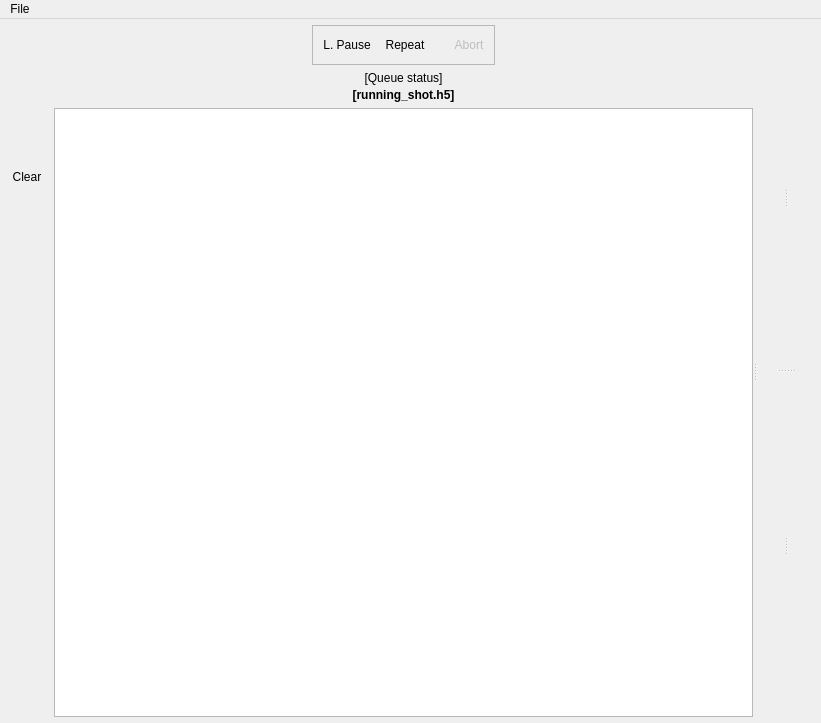
<?xml version="1.0" encoding="UTF-8"?>
<ui version="4.0">
 <class>BLACS</class>
 <widget class="QMainWindow" name="BLACS">
  <property name="geometry">
   <rect>
    <x>0</x>
    <y>0</y>
    <width>821</width>
    <height>723</height>
   </rect>
  </property>
  <property name="windowTitle">
   <string>blacs - the labscript suite</string>
  </property>
  <property name="windowIcon">
   <iconset resource="../../../../usr/local/lib/python2.7/dist-packages/qtutils/icons/icons.qrc">
    <normaloff>:/qtutils/custom/blacs.png</normaloff>:/qtutils/custom/blacs.png</iconset>
  </property>
  <widget class="QWidget" name="centralwidget">
   <property name="styleSheet">
    <string notr="true">QPushButton {
     border: none;
     padding: 4px;
 }

QPushButton:hover {
     background-color: qlineargradient(x1: 0, y1: 0, x2: 0, y2: 1,
                                       stop: 0 #f6f7fa, stop: 1 #dadbde);
     border: 1px solid #8f8f91;
     border-radius: 3px;
 }

 QPushButton:pressed {
     background-color: qlineargradient(x1: 0, y1: 0, x2: 0, y2: 1,
                                       stop: 0 #dadbde, stop: 1 #f6f7fa);
     border: 1px solid #8f8f91;
     border-radius: 3px;
 }

QPushButton:checked {
     background-color: #dadbde;
     border: 1px solid #8f8f91;
     border-radius: 3px;
 }

QPushButton:hover:checked {
     background-color: qlineargradient(x1: 0, y1: 0, x2: 0, y2: 1,
                                       stop: 0 #dadbde, stop: 1 #f6f7fa);
     border: 1px solid #8f8f91;
     border-radius: 3px;
 }

QToolButton {
     border: none;
     padding: 2px;
 }

QToolButton:hover {
     background-color: qlineargradient(x1: 0, y1: 0, x2: 0, y2: 1,
                                       stop: 0 #f6f7fa, stop: 1 #dadbde);
     border: 1px solid #8f8f91;
     border-radius: 3px;
 }

 QToolButton:pressed {
     background-color: qlineargradient(x1: 0, y1: 0, x2: 0, y2: 1,
                                       stop: 0 #dadbde, stop: 1 #f6f7fa);
     border: 1px solid #8f8f91;
     border-radius: 3px;
 }

QToolButton:checked {
     background-color: #dadbde;
     border: 1px solid #8f8f91;
     border-radius: 3px;
 }

QToolButton:hover:checked {
     background-color: qlineargradient(x1: 0, y1: 0, x2: 0, y2: 1,
                                       stop: 0 #dadbde, stop: 1 #f6f7fa);
     border: 1px solid #8f8f91;
     border-radius: 3px;
 }
</string>
   </property>
   <layout class="QVBoxLayout" name="verticalLayout_13">
    <property name="spacing">
     <number>0</number>
    </property>
    <property name="margin">
     <number>6</number>
    </property>
    <item>
     <layout class="QVBoxLayout" name="notifications">
      <property name="sizeConstraint">
       <enum>QLayout::SetMinimumSize</enum>
      </property>
      <item>
       <layout class="QHBoxLayout" name="notifications_minimized">
        <property name="spacing">
         <number>3</number>
        </property>
        <property name="sizeConstraint">
         <enum>QLayout::SetMinimumSize</enum>
        </property>
        <item>
         <spacer name="horizontalSpacer_6">
          <property name="orientation">
           <enum>Qt::Horizontal</enum>
          </property>
          <property name="sizeType">
           <enum>QSizePolicy::Expanding</enum>
          </property>
          <property name="sizeHint" stdset="0">
           <size>
            <width>40</width>
            <height>0</height>
           </size>
          </property>
         </spacer>
        </item>
       </layout>
      </item>
     </layout>
    </item>
    <item>
     <layout class="QVBoxLayout" name="verticalLayout_12">
      <item>
       <widget class="QSplitter" name="main_splitter">
        <property name="sizePolicy">
         <sizepolicy hsizetype="Expanding" vsizetype="Expanding">
          <horstretch>0</horstretch>
          <verstretch>0</verstretch>
         </sizepolicy>
        </property>
        <property name="orientation">
         <enum>Qt::Horizontal</enum>
        </property>
        <widget class="QWidget" name="verticalLayoutWidget_2">
         <layout class="QVBoxLayout" name="verticalLayout_10">
          <property name="sizeConstraint">
           <enum>QLayout::SetMinimumSize</enum>
          </property>
          <item>
           <layout class="QGridLayout" name="gridLayout" columnstretch="0,0">
            <item row="0" column="1">
             <layout class="QHBoxLayout" name="horizontalLayout">
              <property name="spacing">
               <number>0</number>
              </property>
              <item>
               <spacer name="horizontalSpacer_2">
                <property name="orientation">
                 <enum>Qt::Horizontal</enum>
                </property>
                <property name="sizeHint" stdset="0">
                 <size>
                  <width>40</width>
                  <height>20</height>
                 </size>
                </property>
               </spacer>
              </item>
              <item>
               <widget class="QFrame" name="queue_controls_frame">
                <property name="frameShape">
                 <enum>QFrame::StyledPanel</enum>
                </property>
                <layout class="QVBoxLayout" name="verticalLayout">
                 <property name="margin">
                  <number>6</number>
                 </property>
                 <item>
                  <layout class="QHBoxLayout" name="queue_control_buttons_horizontalLayout">
                   <property name="spacing">
                    <number>6</number>
                   </property>
                   <property name="leftMargin">
                    <number>0</number>
                   </property>
                   <property name="topMargin">
                    <number>0</number>
                   </property>
                   <property name="rightMargin">
                    <number>0</number>
                   </property>
                   <item>
                    <widget class="QPushButton" name="queue_pause_button">
                     <property name="focusPolicy">
                      <enum>Qt::NoFocus</enum>
                     </property>
                     <property name="toolTip">
                      <string>Pause the queue</string>
                     </property>
                     <property name="text">
                      <string>L. Pause</string>
                     </property>
                     <property name="icon">
                      <iconset resource="../../../../usr/local/lib/python2.7/dist-packages/qtutils/icons/icons.qrc">
                       <normaloff>:/qtutils/fugue/control-pause.png</normaloff>:/qtutils/fugue/control-pause.png</iconset>
                     </property>
                     <property name="checkable">
                      <bool>true</bool>
                     </property>
                     <property name="checked">
                      <bool>false</bool>
                     </property>
                    </widget>
                   </item>
                   <item>
                    <layout class="QHBoxLayout" name="horizontalLayout_2">
                     <property name="spacing">
                      <number>0</number>
                     </property>
                     <property name="leftMargin">
                      <number>0</number>
                     </property>
                     <item>
                      <widget class="QPushButton" name="queue_repeat_button">
                       <property name="focusPolicy">
                        <enum>Qt::NoFocus</enum>
                       </property>
                       <property name="toolTip">
                        <string>Re-add shots to the end of the queue after completion</string>
                       </property>
                       <property name="text">
                        <string>Repeat</string>
                       </property>
                       <property name="icon">
                        <iconset resource="../../../../usr/local/lib/python2.7/dist-packages/qtutils/icons/icons.qrc">
                         <normaloff>:/qtutils/fugue/arrow-repeat.png</normaloff>:/qtutils/fugue/arrow-repeat.png</iconset>
                       </property>
                       <property name="checkable">
                        <bool>true</bool>
                       </property>
                      </widget>
                     </item>
                     <item>
                      <widget class="QToolButton" name="repeat_mode_select_button">
                       <property name="toolTip">
                        <string>Select repeat mode</string>
                       </property>
                       <property name="text">
                        <string/>
                       </property>
                       <property name="icon">
                        <iconset resource="../../../../usr/local/lib/python2.7/dist-packages/qtutils/icons/icons.qrc">
                         <normaloff>:/qtutils/fugue/control-270.png</normaloff>:/qtutils/fugue/control-270.png</iconset>
                       </property>
                       <property name="iconSize">
                        <size>
                         <width>8</width>
                         <height>19</height>
                        </size>
                       </property>
                       <property name="popupMode">
                        <enum>QToolButton::InstantPopup</enum>
                       </property>
                       <property name="arrowType">
                        <enum>Qt::NoArrow</enum>
                       </property>
                      </widget>
                     </item>
                    </layout>
                   </item>
                   <item>
                    <widget class="QPushButton" name="queue_abort_button">
                     <property name="enabled">
                      <bool>false</bool>
                     </property>
                     <property name="focusPolicy">
                      <enum>Qt::NoFocus</enum>
                     </property>
                     <property name="toolTip">
                      <string>Abort current shot in progress</string>
                     </property>
                     <property name="text">
                      <string>Abort</string>
                     </property>
                     <property name="icon">
                      <iconset resource="../../../../usr/local/lib/python2.7/dist-packages/qtutils/icons/icons.qrc">
                       <normaloff>:/qtutils/fugue/cross-octagon.png</normaloff>:/qtutils/fugue/cross-octagon.png</iconset>
                     </property>
                    </widget>
                   </item>
                  </layout>
                 </item>
                </layout>
               </widget>
              </item>
              <item>
               <spacer name="horizontalSpacer_4">
                <property name="orientation">
                 <enum>Qt::Horizontal</enum>
                </property>
                <property name="sizeHint" stdset="0">
                 <size>
                  <width>40</width>
                  <height>20</height>
                 </size>
                </property>
               </spacer>
              </item>
             </layout>
            </item>
            <item row="5" column="1">
             <layout class="QVBoxLayout" name="analysis"/>
            </item>
            <item row="4" column="1">
             <widget class="QueueTreeview" name="treeview">
              <property name="sizePolicy">
               <sizepolicy hsizetype="Expanding" vsizetype="Expanding">
                <horstretch>0</horstretch>
                <verstretch>1</verstretch>
               </sizepolicy>
              </property>
              <property name="acceptDrops">
               <bool>true</bool>
              </property>
              <property name="toolTip">
               <string/>
              </property>
              <property name="editTriggers">
               <set>QAbstractItemView::NoEditTriggers</set>
              </property>
              <property name="dragDropMode">
               <enum>QAbstractItemView::DropOnly</enum>
              </property>
              <property name="selectionMode">
               <enum>QAbstractItemView::ExtendedSelection</enum>
              </property>
              <property name="textElideMode">
               <enum>Qt::ElideLeft</enum>
              </property>
              <property name="indentation">
               <number>0</number>
              </property>
              <property name="animated">
               <bool>true</bool>
              </property>
             </widget>
            </item>
            <item row="4" column="0">
             <layout class="QVBoxLayout" name="verticalLayout_2">
              <property name="sizeConstraint">
               <enum>QLayout::SetMinimumSize</enum>
              </property>
              <item>
               <widget class="QToolButton" name="queue_add_button">
                <property name="toolTip">
                 <string>Add to queue</string>
                </property>
                <property name="text">
                 <string/>
                </property>
                <property name="icon">
                 <iconset resource="../../../../usr/local/lib/python2.7/dist-packages/qtutils/icons/icons.qrc">
                  <normaloff>:/qtutils/fugue/plus.png</normaloff>:/qtutils/fugue/plus.png</iconset>
                </property>
               </widget>
              </item>
              <item>
               <widget class="QToolButton" name="queue_delete_button">
                <property name="focusPolicy">
                 <enum>Qt::NoFocus</enum>
                </property>
                <property name="toolTip">
                 <string>Delete selected shots from queue</string>
                </property>
                <property name="text">
                 <string/>
                </property>
                <property name="icon">
                 <iconset resource="../../../../usr/local/lib/python2.7/dist-packages/qtutils/icons/icons.qrc">
                  <normaloff>:/qtutils/fugue/minus.png</normaloff>:/qtutils/fugue/minus.png</iconset>
                </property>
               </widget>
              </item>
              <item>
               <widget class="QToolButton" name="queue_clear_button">
                <property name="focusPolicy">
                 <enum>Qt::NoFocus</enum>
                </property>
                <property name="toolTip">
                 <string>Clear queue of all shots</string>
                </property>
                <property name="text">
                 <string>Clear</string>
                </property>
                <property name="icon">
                 <iconset resource="../../../../usr/local/lib/python2.7/dist-packages/qtutils/icons/icons.qrc">
                  <normaloff>:/qtutils/fugue/bin-metal-full.png</normaloff>:/qtutils/fugue/bin-metal-full.png</iconset>
                </property>
               </widget>
              </item>
              <item>
               <spacer name="verticalSpacer">
                <property name="orientation">
                 <enum>Qt::Vertical</enum>
                </property>
                <property name="sizeHint" stdset="0">
                 <size>
                  <width>20</width>
                  <height>40</height>
                 </size>
                </property>
               </spacer>
              </item>
              <item>
               <widget class="QToolButton" name="queue_push_to_top">
                <property name="sizePolicy">
                 <sizepolicy hsizetype="Fixed" vsizetype="Fixed">
                  <horstretch>0</horstretch>
                  <verstretch>0</verstretch>
                 </sizepolicy>
                </property>
                <property name="focusPolicy">
                 <enum>Qt::NoFocus</enum>
                </property>
                <property name="toolTip">
                 <string>Move to top</string>
                </property>
                <property name="text">
                 <string/>
                </property>
                <property name="icon">
                 <iconset resource="../../../../usr/local/lib/python2.7/dist-packages/qtutils/icons/icons.qrc">
                  <normaloff>:/qtutils/fugue/arrow-stop-090.png</normaloff>:/qtutils/fugue/arrow-stop-090.png</iconset>
                </property>
               </widget>
              </item>
              <item>
               <widget class="QToolButton" name="queue_push_up">
                <property name="sizePolicy">
                 <sizepolicy hsizetype="Fixed" vsizetype="Fixed">
                  <horstretch>0</horstretch>
                  <verstretch>0</verstretch>
                 </sizepolicy>
                </property>
                <property name="focusPolicy">
                 <enum>Qt::NoFocus</enum>
                </property>
                <property name="toolTip">
                 <string>Move up</string>
                </property>
                <property name="text">
                 <string/>
                </property>
                <property name="icon">
                 <iconset resource="../../../../usr/local/lib/python2.7/dist-packages/qtutils/icons/icons.qrc">
                  <normaloff>:/qtutils/fugue/arrow-090.png</normaloff>:/qtutils/fugue/arrow-090.png</iconset>
                </property>
               </widget>
              </item>
              <item>
               <widget class="QToolButton" name="queue_push_down">
                <property name="sizePolicy">
                 <sizepolicy hsizetype="Fixed" vsizetype="Fixed">
                  <horstretch>0</horstretch>
                  <verstretch>0</verstretch>
                 </sizepolicy>
                </property>
                <property name="focusPolicy">
                 <enum>Qt::NoFocus</enum>
                </property>
                <property name="toolTip">
                 <string>Move down</string>
                </property>
                <property name="text">
                 <string/>
                </property>
                <property name="icon">
                 <iconset resource="../../../../usr/local/lib/python2.7/dist-packages/qtutils/icons/icons.qrc">
                  <normaloff>:/qtutils/fugue/arrow-270.png</normaloff>:/qtutils/fugue/arrow-270.png</iconset>
                </property>
               </widget>
              </item>
              <item>
               <widget class="QToolButton" name="queue_push_to_bottom">
                <property name="sizePolicy">
                 <sizepolicy hsizetype="Fixed" vsizetype="Fixed">
                  <horstretch>0</horstretch>
                  <verstretch>0</verstretch>
                 </sizepolicy>
                </property>
                <property name="focusPolicy">
                 <enum>Qt::NoFocus</enum>
                </property>
                <property name="toolTip">
                 <string>Move to bottom</string>
                </property>
                <property name="text">
                 <string/>
                </property>
                <property name="icon">
                 <iconset resource="../../../../usr/local/lib/python2.7/dist-packages/qtutils/icons/icons.qrc">
                  <normaloff>:/qtutils/fugue/arrow-stop-270.png</normaloff>:/qtutils/fugue/arrow-stop-270.png</iconset>
                </property>
               </widget>
              </item>
              <item>
               <spacer name="verticalSpacer_2">
                <property name="orientation">
                 <enum>Qt::Vertical</enum>
                </property>
                <property name="sizeHint" stdset="0">
                 <size>
                  <width>20</width>
                  <height>40</height>
                 </size>
                </property>
               </spacer>
              </item>
             </layout>
            </item>
            <item row="2" column="1">
             <layout class="QVBoxLayout" name="queue_status_verticalLayout">
              <property name="spacing">
               <number>3</number>
              </property>
              <property name="topMargin">
               <number>0</number>
              </property>
              <item>
               <widget class="QLabel" name="queue_status">
                <property name="text">
                 <string>[Queue status]</string>
                </property>
                <property name="alignment">
                 <set>Qt::AlignCenter</set>
                </property>
               </widget>
              </item>
              <item>
               <widget class="QLabel" name="running_shot_name">
                <property name="text">
                 <string>&lt;b&gt;[running_shot.h5]&lt;/b&gt;</string>
                </property>
                <property name="alignment">
                 <set>Qt::AlignCenter</set>
                </property>
               </widget>
              </item>
             </layout>
            </item>
           </layout>
          </item>
         </layout>
        </widget>
        <widget class="QSplitter" name="tab_horizontal_splitter">
         <property name="sizePolicy">
          <sizepolicy hsizetype="Expanding" vsizetype="Expanding">
           <horstretch>0</horstretch>
           <verstretch>0</verstretch>
          </sizepolicy>
         </property>
         <property name="orientation">
          <enum>Qt::Vertical</enum>
         </property>
         <widget class="QSplitter" name="tab_top_vertical_splitter">
          <property name="sizePolicy">
           <sizepolicy hsizetype="Expanding" vsizetype="Expanding">
            <horstretch>0</horstretch>
            <verstretch>0</verstretch>
           </sizepolicy>
          </property>
          <property name="orientation">
           <enum>Qt::Horizontal</enum>
          </property>
          <widget class="QWidget" name="widget_2" native="true">
           <layout class="QVBoxLayout" name="verticalLayout_3">
            <property name="margin">
             <number>6</number>
            </property>
            <item>
             <layout class="QVBoxLayout" name="tab_container_0"/>
            </item>
           </layout>
          </widget>
          <widget class="QWidget" name="widget_5" native="true">
           <layout class="QVBoxLayout" name="verticalLayout_4">
            <property name="margin">
             <number>6</number>
            </property>
            <item>
             <layout class="QVBoxLayout" name="tab_container_1"/>
            </item>
           </layout>
          </widget>
         </widget>
         <widget class="QSplitter" name="tab_bottom_vertical_splitter">
          <property name="sizePolicy">
           <sizepolicy hsizetype="Expanding" vsizetype="Expanding">
            <horstretch>0</horstretch>
            <verstretch>0</verstretch>
           </sizepolicy>
          </property>
          <property name="orientation">
           <enum>Qt::Horizontal</enum>
          </property>
          <widget class="QWidget" name="widget_3" native="true">
           <layout class="QVBoxLayout" name="verticalLayout_6">
            <property name="margin">
             <number>6</number>
            </property>
            <item>
             <layout class="QVBoxLayout" name="tab_container_2"/>
            </item>
           </layout>
          </widget>
          <widget class="QWidget" name="widget_6" native="true">
           <layout class="QVBoxLayout" name="verticalLayout_8">
            <property name="margin">
             <number>6</number>
            </property>
            <item>
             <layout class="QVBoxLayout" name="tab_container_3"/>
            </item>
           </layout>
          </widget>
         </widget>
        </widget>
       </widget>
      </item>
     </layout>
    </item>
   </layout>
  </widget>
  <widget class="QMenuBar" name="menubar">
   <property name="geometry">
    <rect>
     <x>0</x>
     <y>0</y>
     <width>821</width>
     <height>25</height>
    </rect>
   </property>
   <widget class="QMenu" name="menuFile">
    <property name="title">
     <string>File</string>
    </property>
    <addaction name="actionAdd_to_queue"/>
    <addaction name="actionOpen"/>
    <addaction name="actionSave"/>
    <addaction name="separator"/>
    <addaction name="actionOpenPreferences"/>
    <addaction name="separator"/>
    <addaction name="actionExit"/>
   </widget>
   <addaction name="menuFile"/>
  </widget>
  <action name="actionOpen">
   <property name="icon">
    <iconset resource="../../../../usr/local/lib/python2.7/dist-packages/qtutils/icons/icons.qrc">
     <normaloff>:/qtutils/fugue/folder-open.png</normaloff>:/qtutils/fugue/folder-open.png</iconset>
   </property>
   <property name="text">
    <string>Load front-panel</string>
   </property>
  </action>
  <action name="actionSave">
   <property name="icon">
    <iconset resource="../../../../usr/local/lib/python2.7/dist-packages/qtutils/icons/icons.qrc">
     <normaloff>:/qtutils/fugue/disk.png</normaloff>:/qtutils/fugue/disk.png</iconset>
   </property>
   <property name="text">
    <string>Save front-panel</string>
   </property>
  </action>
  <action name="actionExit">
   <property name="icon">
    <iconset resource="../../../../usr/local/lib/python2.7/dist-packages/qtutils/icons/icons.qrc">
     <normaloff>:/qtutils/fugue/cross-button.png</normaloff>:/qtutils/fugue/cross-button.png</iconset>
   </property>
   <property name="text">
    <string>Exit</string>
   </property>
  </action>
  <action name="actionOpenPreferences">
   <property name="icon">
    <iconset resource="../../../../usr/local/lib/python2.7/dist-packages/qtutils/icons/icons.qrc">
     <normaloff>:/qtutils/fugue/gear.png</normaloff>:/qtutils/fugue/gear.png</iconset>
   </property>
   <property name="text">
    <string>Preferences</string>
   </property>
  </action>
  <action name="actionAdd_to_queue">
   <property name="icon">
    <iconset resource="../../../../usr/local/lib/python2.7/dist-packages/qtutils/icons/icons.qrc">
     <normaloff>:/qtutils/fugue/plus.png</normaloff>:/qtutils/fugue/plus.png</iconset>
   </property>
   <property name="text">
    <string>Add to queue</string>
   </property>
  </action>
  <action name="actionEdit_Connection_Table">
   <property name="text">
    <string>Edit</string>
   </property>
  </action>
  <action name="actionSelect_Globals">
   <property name="text">
    <string>Select Globals</string>
   </property>
  </action>
  <action name="actionRecompile">
   <property name="text">
    <string>Recompile</string>
   </property>
  </action>
 </widget>
 <customwidgets>
  <customwidget>
   <class>QueueTreeview</class>
   <extends>QTreeView</extends>
   <header>qtutils/widgets.h</header>
  </customwidget>
 </customwidgets>
 <resources>
  <include location="../../../../usr/local/lib/python2.7/dist-packages/qtutils/icons/icons.qrc"/>
 </resources>
 <connections>
  <connection>
   <sender>actionExit</sender>
   <signal>triggered()</signal>
   <receiver>BLACS</receiver>
   <slot>close()</slot>
   <hints>
    <hint type="sourcelabel">
     <x>-1</x>
     <y>-1</y>
    </hint>
    <hint type="destinationlabel">
     <x>360</x>
     <y>299</y>
    </hint>
   </hints>
  </connection>
 </connections>
</ui>
